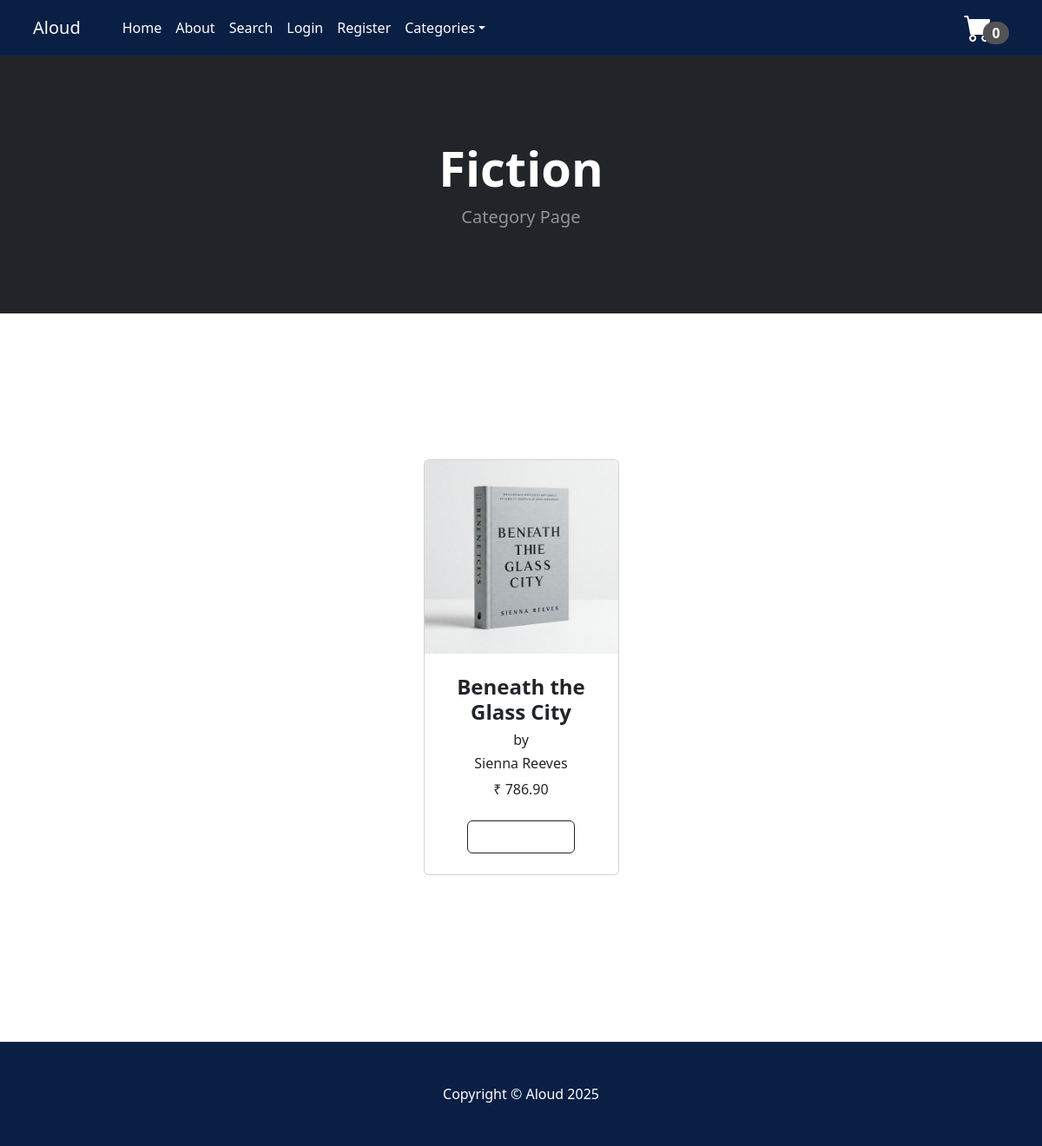
Page /category/Fiction on the earlier database version.
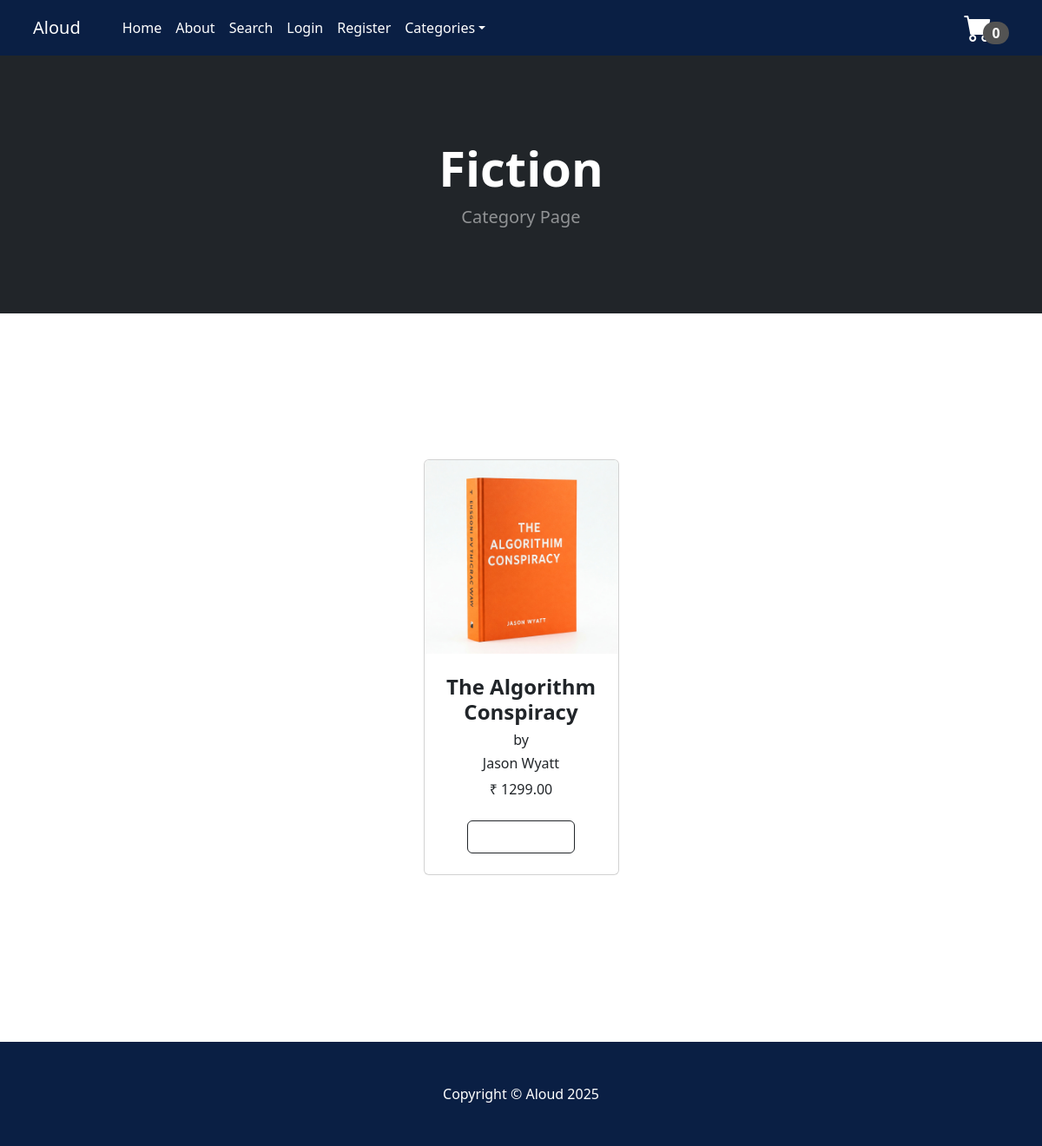
Same page on the later database version.
### store/models.py (models this page shows, shortened)
class Product(models.Model):
    book_id = models.CharField(max_length=10)
    name = models.CharField(max_length=50)
    author = models.CharField(max_length=50)
    price = models.DecimalField(default=0, decimal_places=2, max_digits=9)
    category = models.ForeignKey(Category, on_delete=models.CASCADE, default=1)
    description = models.CharField(max_length=500, default='', blank=True, null=True)
    image = models.ImageField(upload_to='uploads/product')
    is_sale = models.BooleanField(default=False)
    sale_price = models.DecimalField(default=0, decimal_places=2, max_digits=9)

### store/views.py (the view)
# urls.py: path('category/<str:cat>', views.category, name='category'),
def category(request, cat):
    cat = cat.replace('_', ' ')
    try:
        category = Category.objects.get(name=cat)
        products = Product.objects.filter(category=category)
        return render(request, 'category.html', {'products':products, 'category': category})
    except:
        messages.success(request, ('Category Does Not Exist'))
        return redirect('home')

### cart/cart.py (called while the page is built)
    def __len__(self):
        return sum(self.cart.values())

### cart/context_processors.py (called while the page is built)
def cart(request):
    return{'cart':Cart(request)}

### store/context_processors.py (called while the page is built)
def categories_processor(request):
    return {
        'categories': Category.objects.all()
    }

### store/models.py (called while the page is built)
    def __str__(self):
        return self.name

### store/templates/category.html
{% extends 'base.html' %}
{% block content %}
    <header class="bg-dark py-5">
      <div class="container px-4 px-lg-5 my-5">
        <div class="text-center text-white">
          <h1 class="display-4 fw-bolder">{{category}}</h1>
          <p class="lead fw-normal text-white-50 mb-0">
            Category Page
          </p>
        </div>
      </div>
    </header>
     <br/><br/><br/>
    <section class="py-5">
      <div class="container px-4 px-lg-5 mt-5">
        <div
          class="row gx-4 gx-lg-5 row-cols-2 row-cols-md-3 row-cols-xl-4 justify-content-center"
        >
          {% if products %}
          {% for product in products %}
          {% if product.is_sale %}
          <div class="col mb-5">
            <div class="card h-100">
                 <div class="badge bg-dark text-white position-absolute" style="top: 0,5 rem; right: 0.5 rem; margin-top: 3px; margin-left: 3px;">Sale</div>
              <img class="card-img-top" src="{{product.image.url}}" alt="..." />
              <div class="card-body p-4">
                <div class="text-center">
                  <h4 class="fw-bolder">{{product.name}}</h4>
                  <h6>by</h6>
                  <h6 class="bold">{{product.author}}</h6>
                   <strike>
                  ₹ {{product.price}}
                  </strike>&nbsp;
                   ₹ {{product.sale_price}}
                </div>
              </div>
              <div class="card-footer p-4 pt-0 border-top-0 bg-transparent">
                <div class="text-center">
                  <a class="btn btn-outline-dark mt-auto" href="{% url 'product' product.id %}"
                    >View Product</a
                  >
                </div>
              </div>
            </div>
          </div>
          {% else %}
          <div class="col mb-5">
            <div class="card h-100">
              <img class="card-img-top" src="{{product.image.url}}" alt="..." />
              <div class="card-body p-4">
                <div class="text-center">
                  <h4 class="fw-bolder">{{product.name}}</h4>
                  <h6>by</h6>
                  <h6 class="bold">{{product.author}}</h6>
                  ₹ {{product.price}}
                </div>
              </div>
              <div class="card-footer p-4 pt-0 border-top-0 bg-transparent">
                <div class="text-center">
                  <a class="btn btn-outline-dark mt-auto" href="{% url 'product' product.id %}"
                    >View Product</a
                  >
                </div>
              </div>
            </div>
          </div>
          {% endif %}
          {% endfor %}
          {% else %}
          <br/><br/><br/><br/>
        <h1 style="text-align: center; color: gray; white-space: nowrap;">Stay Tuned....</h1>
        {% endif %}
        </div>
        <br/><br/><br/><br/>
      </div>
    </section>
    {% endblock %}

Differences in the rows shown:
removed Product: image (picture), name "Beneath the Glass City", author "Sienna Reeves", price "786.90"
added Product: image (picture), name "The Algorithm Conspiracy", author "Jason Wyatt", price "1299.00"
